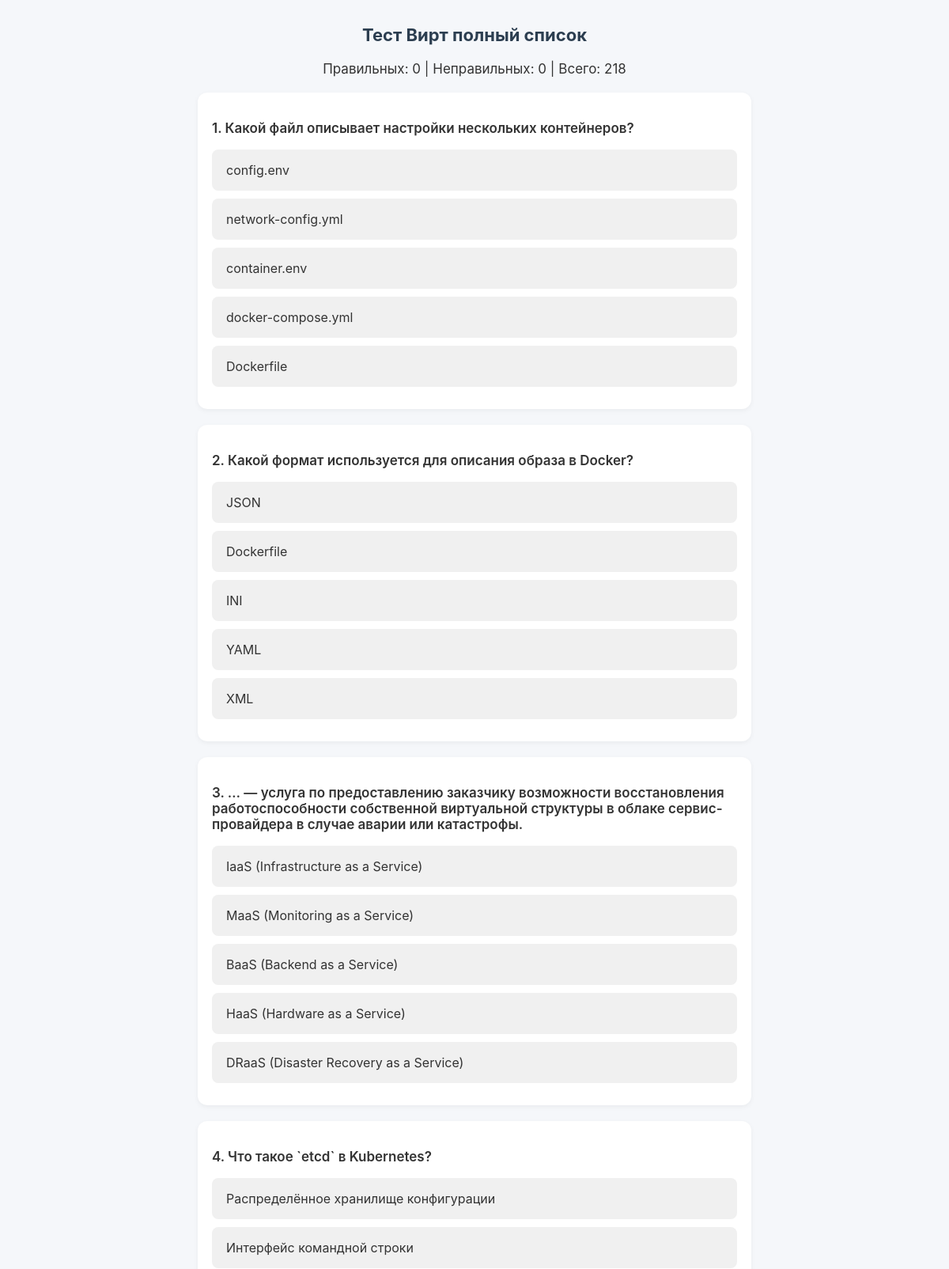
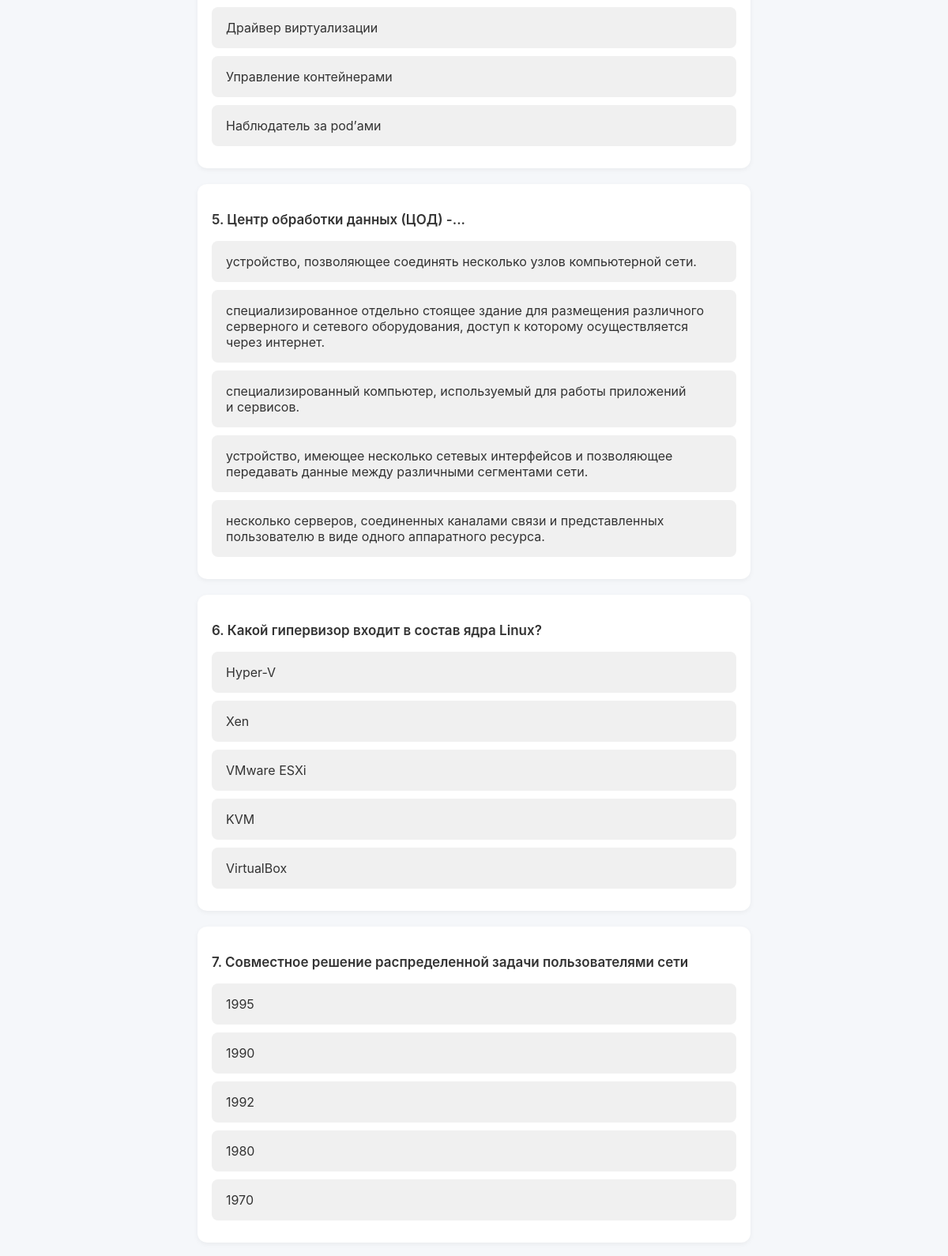
/test/11/html (upper part), run on the app's committed database (2 pictures, top to bottom).
### tables this page shows
CREATE TABLE tests (
        id INTEGER PRIMARY KEY AUTOINCREMENT,
        name TEXT NOT NULL,
        created_at TEXT NOT NULL
    );

CREATE TABLE questions (
        id INTEGER PRIMARY KEY AUTOINCREMENT,
        test_id INTEGER,
        text TEXT,
        FOREIGN KEY(test_id) REFERENCES tests(id)
    );

### app.py (the view)
@app.route("/test/<int:test_id>/html", methods=["GET"])
def take_test_html(test_id):
    conn = sqlite3.connect(app.config["DATABASE"])
    c = conn.cursor()
    c.execute("SELECT name FROM tests WHERE id=?", (test_id,))
    test_name = c.fetchone()[0]
    c.execute("SELECT text, id FROM questions WHERE test_id=?", (test_id,))
    q_raw = c.fetchall()
    questions = []
    for q_text, q_id in q_raw:
        c.execute("SELECT text, is_correct FROM variants WHERE question_id=?", (q_id,))
        variants = [{"text": row[0], "is_correct": bool(row[1])} for row in c.fetchall()]
        random.shuffle(variants)
        questions.append({
            "question_id": q_id,
            "question": q_text,
            "variants": variants
        })
    random.shuffle(questions)
    conn.close()
    return render_template("take_test.html", test_id=test_id, test_name=test_name, questions=questions)

### templates/take_test.html (shortened to what this page needs)
<!doctype html>
<html>
<head>
</head>
<body>
    <h1>Тест {{ test_name }}</h1>
    <div class="stats">
        Правильных: <span id="correct">0</span> |
        Неправильных: <span id="wrong">0</span> |
        Всего: <span id="total">{{ questions|length }}</span>
    </div>
    <div id="quiz">
        {% for q in questions %}
            <div class="question" data-question-id="{{ q.question_id }}">
                <p>{{ loop.index }}. {{ q.question }}</p>
                {% for v in q.variants %}
                    <div class="variant"
                         data-is-correct="{{ '1' if v.is_correct else '0' }}"
                         data-variant-text="{{ v.text }}">
                        {{ v.text }}
                    </div>
                {% endfor %}
            </div>
        {% endfor %}
    </div>
</body>
</html>

### templates/take_test.html (style rules this page uses)
body { font-family: -apple-system, BlinkMacSystemFont, "Segoe UI", Roboto, Arial, sans-serif; background: #f5f7fa; margin: 0; padding: 16px; color: #333; }
h1 { text-align: center; color: #2c3e50; font-size: 22px; margin-bottom: 20px; }
.stats { text-align: center; margin-bottom: 16px; font-size: 17px; }
.question { background: #fff; border-radius: 12px; box-shadow: 0 2px 6px rgba(0,0,0,0.05); margin: 20px auto; padding: 18px; max-width: 700px; width: 100%; box-sizing: border-box; }
.question p { font-weight: 600; font-size: 17px; }
.variant { display: block; padding: 14px 16px; margin: 10px 0; background-color: #f0f0f0; border: 2px solid transparent; border-radius: 8px; cursor: pointer; transition: all 0.2s ease; font-size: 16px; }

### data on the page
tests: name "Вирт полный список"
questions: question "Какой файл описывает настройки нескольких контейнеров?", text "config.env" "network-config.yml" "container.env" "docker-compose.yml" "Dockerfile"
questions: question "Какой формат используется для описания образа в Docker?", text "JSON" "Dockerfile" "INI" "YAML" "XML"
questions: question "… — услуга по предоставлению заказчику возможности восстановления работоспособности собственной виртуальной структуры в облаке сервис-провайдера в случае аварии или катастрофы.", text "IaaS (Infrastructure as a Service)" "MaaS (Monitoring as a Service)" "BaaS (Backend as a Service)" "HaaS (Hardware as a Service)" "DRaaS (Disaster Recovery as a Service)"
questions: question "Что такое `etcd` в Kubernetes?", text "Распределённое хранилище конфигурации" "Интерфейс командной строки" "Драйвер виртуализации" "Управление контейнерами" "Наблюдатель за pod’ами"
questions: question "Центр обработки данных (ЦОД) -...", text "устройство, позволяющее соединять несколько узлов компьютерной сети." "специализированное отдельно стоящее здание для размещения различного серверного и сетевого оборудования, доступ к которому осуществляется через интернет." "специализированный компьютер, используемый для работы приложений и сервисов." "устройство, имеющее несколько сетевых интерфейсов и позволяющее передавать данные между различными сегментами сети." "несколько серверов, соединенных каналами связи и представленных пользователю в виде одного аппаратного ресурса."
questions: question "Какой гипервизор входит в состав ядра Linux?", text "Hyper-V" "Xen" "VMware ESXi" "KVM" "VirtualBox"
questions: question "Совместное решение распределенной задачи пользователями сети", text "1995" "1990" "1992" "1980" "1970"

### other printed values
{{ questions|length }} "218"
